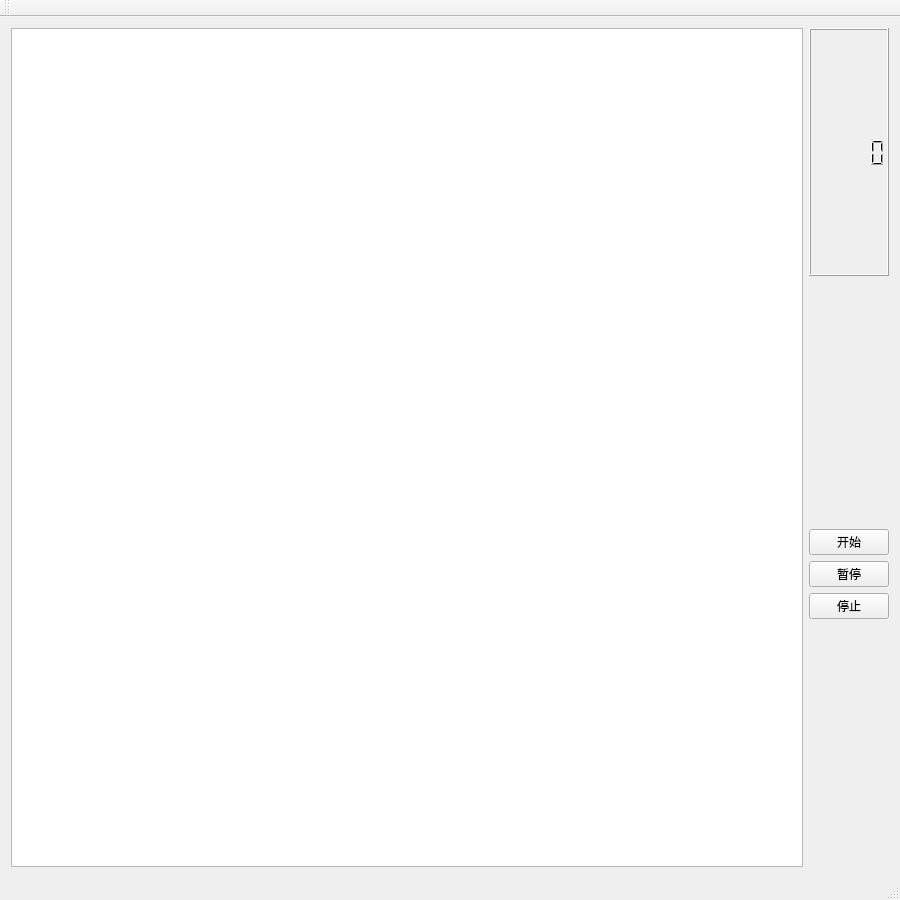
<?xml version="1.0" encoding="UTF-8"?>
<ui version="4.0">
 <class>MainWindow</class>
 <widget class="QMainWindow" name="MainWindow">
  <property name="geometry">
   <rect>
    <x>0</x>
    <y>0</y>
    <width>900</width>
    <height>900</height>
   </rect>
  </property>
  <property name="windowTitle">
   <string>Whac-A-Mode</string>
  </property>
  <widget class="QWidget" name="centralWidget">
   <layout class="QHBoxLayout" name="horizontalLayout">
    <item>
     <widget class="QGraphicsView" name="graphicsView"/>
    </item>
    <item>
     <layout class="QVBoxLayout" name="verticalLayout">
      <item>
       <widget class="QLCDNumber" name="lcdNumber">
        <property name="sizePolicy">
         <sizepolicy hsizetype="Minimum" vsizetype="Expanding">
          <horstretch>0</horstretch>
          <verstretch>0</verstretch>
         </sizepolicy>
        </property>
        <property name="font">
         <font>
          <pointsize>20</pointsize>
         </font>
        </property>
       </widget>
      </item>
      <item>
       <spacer name="verticalSpacer">
        <property name="orientation">
         <enum>Qt::Vertical</enum>
        </property>
        <property name="sizeHint" stdset="0">
         <size>
          <width>20</width>
          <height>40</height>
         </size>
        </property>
       </spacer>
      </item>
      <item>
       <widget class="QPushButton" name="btn_start">
        <property name="text">
         <string>开始</string>
        </property>
       </widget>
      </item>
      <item>
       <widget class="QPushButton" name="btn_pause">
        <property name="text">
         <string>暂停</string>
        </property>
       </widget>
      </item>
      <item>
       <widget class="QPushButton" name="btn_stop">
        <property name="text">
         <string>停止</string>
        </property>
       </widget>
      </item>
      <item>
       <spacer name="verticalSpacer_2">
        <property name="orientation">
         <enum>Qt::Vertical</enum>
        </property>
        <property name="sizeHint" stdset="0">
         <size>
          <width>20</width>
          <height>40</height>
         </size>
        </property>
       </spacer>
      </item>
     </layout>
    </item>
   </layout>
  </widget>
  <widget class="QMenuBar" name="menuBar">
   <property name="geometry">
    <rect>
     <x>0</x>
     <y>0</y>
     <width>900</width>
     <height>23</height>
    </rect>
   </property>
  </widget>
  <widget class="QToolBar" name="mainToolBar">
   <property name="windowTitle">
    <string>打地鼠</string>
   </property>
   <attribute name="toolBarArea">
    <enum>TopToolBarArea</enum>
   </attribute>
   <attribute name="toolBarBreak">
    <bool>false</bool>
   </attribute>
  </widget>
  <widget class="QStatusBar" name="statusBar"/>
 </widget>
 <layoutdefault spacing="6" margin="11"/>
 <resources/>
 <connections/>
</ui>
